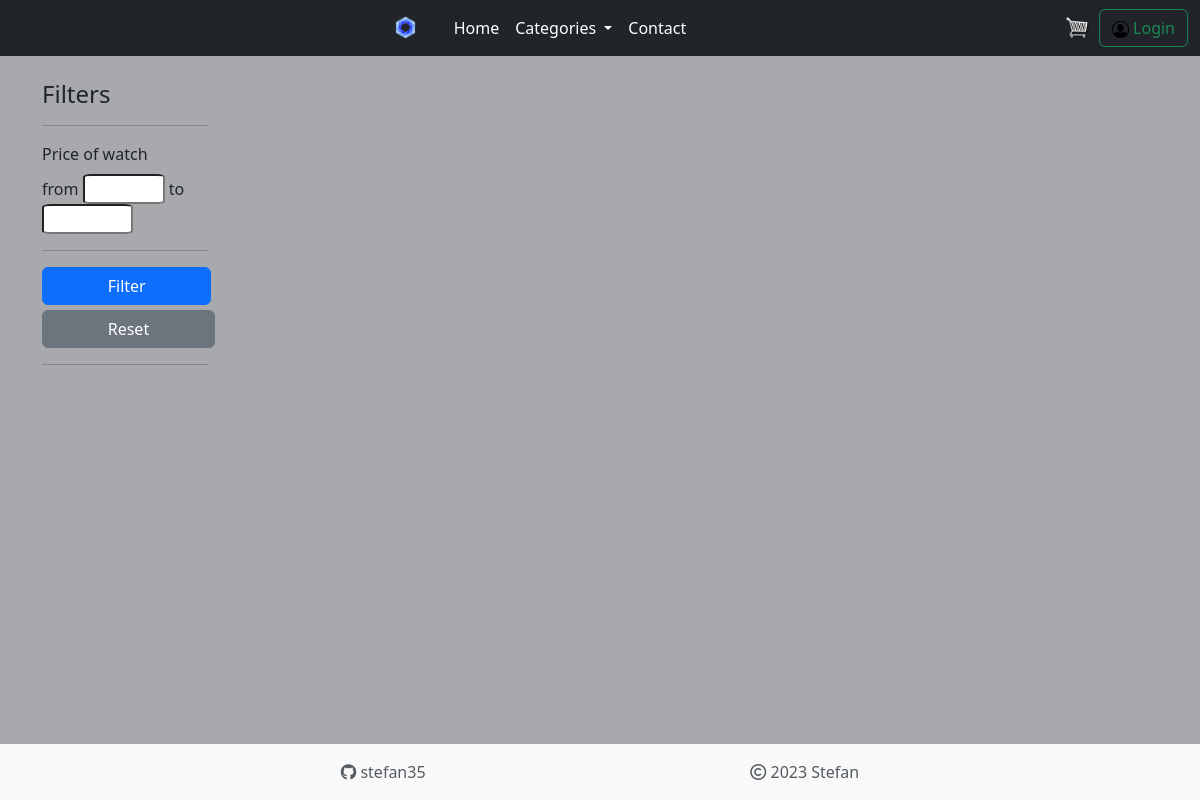
Page /category_watch/ on the earlier database version.
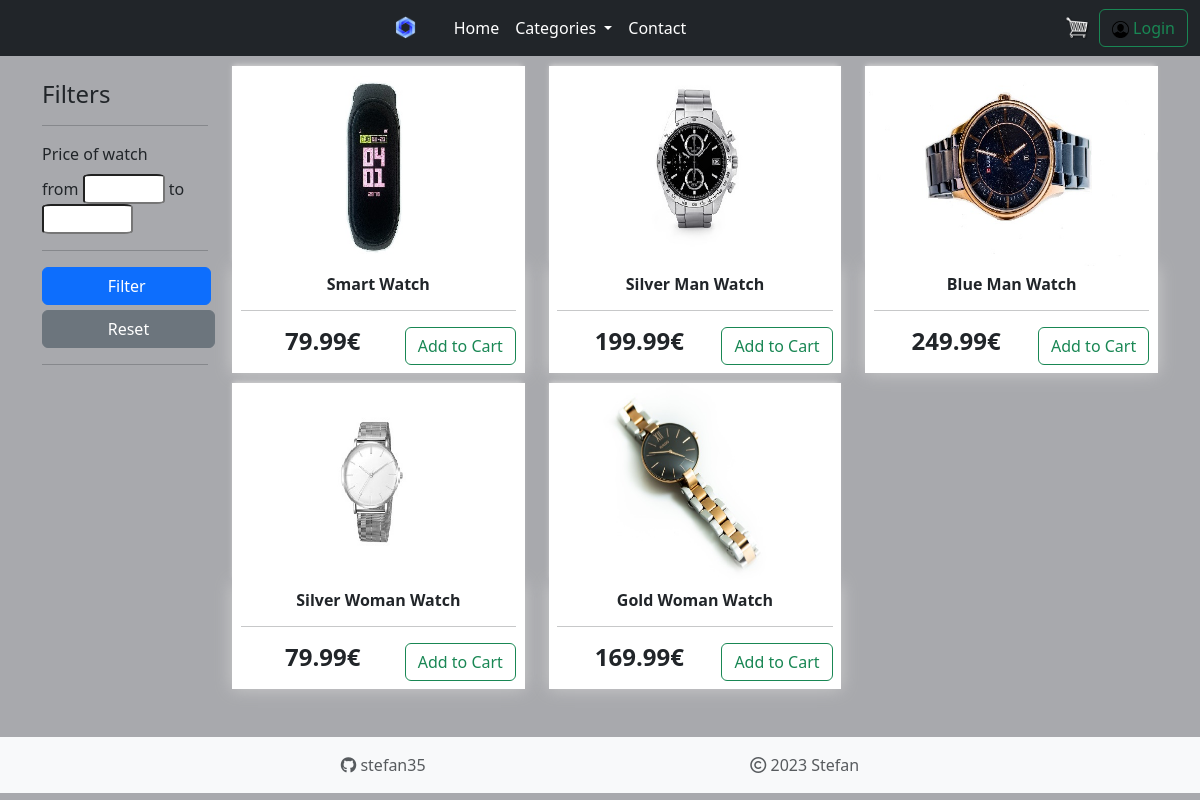
Same page on the later database version.
### store/models.py (models this page shows, shortened)
class Product(models.Model):
    name = models.CharField(max_length=200, null=True)
    price = models.DecimalField(max_digits=7, decimal_places=2)
    category = models.CharField(max_length=200, null=True)
    filters = models.ForeignKey(Filter, on_delete=models.SET_NULL, null=True, blank=True)
    image = models.ImageField(null=True, blank=True)
    @property
    def imageURL(self):
        try:
            url = self.image.url
        except:
            url = ''
        return url

### store/views.py (the view, shortened to what this page needs)
# urls.py: path('category_watch/', views.categoryWatch, name='category_watch'),
def categoryWatch(request):
    picked_products = []
    filters = {}
    filters["min_price"] = request.POST.get('min_price')
    filters["max_price"] = request.POST.get('max_price')
    if len(picked_products) == 0:
        products = Product.objects.filter(category="watches")
    else:
        products = Product.objects.filter(name__in=picked_products)
    data = cartData(request)
    cartItems = data['cartItems']
    user = data['user']
    context = {"products": products, 'cartItems': cartItems, 'user': user, "filters": filters}
    return render(request, 'store/category_watch.html', context)

### store/utils.py (called while the page is built, shortened)
def cookieCart(request):
    try:
        cart = json.loads(request.COOKIES['cart'])
    except:
        cart = {}
    items = []
    order = {'get_cart_total': 0, 'get_cart_items': 0}
    cartItems = order['get_cart_items']
    return {'cartItems':cartItems, 'order':order, 'items':items}

def cartData(request):
    if request.user.is_authenticated:
        customer = Customer.objects.get(username = request.user)
        user = customer
        order, created = Order.objects.get_or_create(customer=customer, complete=False)
        items = order.orderitem_set.all()
        cartItems = order.get_cart_items
    else:
        cookieData = cookieCart(request)
        cartItems = cookieData['cartItems']
        order = cookieData['order']
        items = cookieData['items']
        user = ''
    return {'cartItems':cartItems, 'order':order, 'items':items, 'user':user}

### store/templates/store/category_watch.html (shortened to what this page needs)
{% extends 'store/categories.html' %}
{% load static %}
{% block filters %}
<form method="POST">
  <div>
    <label for="customRange1" class="form-label">Price of watch</label>
    <br>
      from
    <input style="border-radius:10%;" id="min_price" type="text" name="min_price" maxlength="4" size="3" min="1" value={% if filters.min_price != None %} {{filters.min_price}} {% endif %}>
      to
    <input style="border-radius:10%;" id="max_price" type="text" name="max_price" maxlength="4" size="4" value={% if filters.max_price != None %} {{filters.max_price}} {% endif %}>
    <hr>
    <div style="text-align:center;">
      <input type="submit" class="btn btn-primary" value="Filter">
    </div>
  </div>
</form>
<form method="POST">
  <div style="text-align:center;">
    <input type="submit" class="btn btn-secondary" value="Reset">
  </div>
</form>
<hr>
</div>
<div class="col">
  <div class="row">
    {% for product in products %}
      <div class="col-lg-4">
        <img class="thumbnail" src="{{ product.imageURL}}">
        <div class="box-element text-center">
          <h6><strong>{{ product.name }}</strong></h6>
          <hr>
          <h4 style="display: inline-block"><strong>{{ product.price|floatformat:2 }}€</strong></h4>
          <button data-product="{{ product.id }}" data-action="add" class="btn btn-outline-success add-btn update-cart" style="display:inline-block; float:right">Add to Cart</button>
        </div>
      </div>
    {% endfor %}
  </div>
</div>
{% endblock filters %}

Differences in the rows shown:
added Product: imageURL (picture), name "Smart Watch", price "79.99"
added Product: imageURL (picture), name "Silver Man Watch", price "199.99"
added Product: imageURL (picture), name "Blue Man Watch", price "249.99"
added Product: imageURL (picture), name "Silver Woman Watch", price "79.99"
added Product: imageURL (picture), name "Gold Woman Watch", price "169.99"
